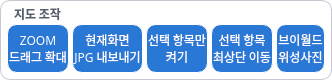
             <widget class="QGroupBox" name="groupBox">
              <property name="minimumSize">
               <size>
                <width>0</width>
                <height>0</height>
               </size>
              </property>
              <property name="maximumSize">
               <size>
                <width>16777215</width>
                <height>80</height>
               </size>
              </property>
              <property name="styleSheet">
               <string notr="true">QGroupBox {
    background-color: rgb(255, 255, 255);
    border: 1px solid rgb(200, 200, 210);
    border-radius: 10px;
    padding: 0px 0px;
}</string>
              </property>
              <property name="title">
               <string/>
              </property>
              <layout class="QGridLayout" name="gridLayout_10">
               <property name="leftMargin">
                <number>6</number>
               </property>
               <property name="topMargin">
                <number>5</number>
               </property>
               <property name="rightMargin">
                <number>6</number>
               </property>
               <property name="bottomMargin">
                <number>6</number>
               </property>
               <property name="spacing">
                <number>3</number>
               </property>
               <item row="2" column="2">
                <widget class="QPushButton" name="btn_select_layer">
                 <property name="sizePolicy">
                  <sizepolicy hsizetype="Expanding" vsizetype="Expanding">
                   <horstretch>0</horstretch>
                   <verstretch>0</verstretch>
                  </sizepolicy>
                 </property>
                 <property name="minimumSize">
                  <size>
                   <width>0</width>
                   <height>0</height>
                  </size>
                 </property>
                 <property name="maximumSize">
                  <size>
                   <width>10000</width>
                   <height>10000</height>
                  </size>
                 </property>
                 <property name="font">
                  <font>
                   <family>Noto Sans KR Medium</family>
                   <weight>50</weight>
                   <bold>false</bold>
                  </font>
                 </property>
                 <property name="styleSheet">
                  <string notr="true">/* 1. 기본 상태 */
QPushButton {
    color: rgb(255, 255, 255);
    background-color:  rgb(42,120,214);
    border: 1px solid rgb(255, 255, 255);
    border-radius: 10px;
    padding: 1px 1px;                    /*여백*/
}

/* 2. 마우스를 올렸을 때 (Hover) */
QPushButton:hover {
    background-color: rgb(109, 167, 242,0.8); /* 원래 색상보다 약간 밝게 */
}

/* 3. 버튼을 클릭했을 때 (Pressed) - 애니메이션 효과 대체 */
QPushButton:pressed {
    background-color: rgb(160, 196, 242);  /* 원래 색상보다 어둡게 해서 눌린 느낌 전달 */
    border: 2px solid rgb(50, 50, 50);  /* 테두리를 두껍게 하거나 선 색상을 어둡게 */
    padding-left: 3px;                    /* 텍스트가 미세하게 움직이는 효과 (선택사항) */
    padding-top: 3px;
}</string>
                 </property>
                 <property name="text">
                  <string>선택 항목만
켜기</string>
                 </property>
                </widget>
               </item>
               <item row="2" column="0">
                <widget class="QPushButton" name="btn_zoom">
                 <property name="sizePolicy">
                  <sizepolicy hsizetype="Expanding" vsizetype="Expanding">
                   <horstretch>0</horstretch>
                   <verstretch>0</verstretch>
                  </sizepolicy>
                 </property>
                 <property name="minimumSize">
                  <size>
                   <width>0</width>
                   <height>0</height>
                  </size>
                 </property>
                 <property name="maximumSize">
                  <size>
                   <width>10000</width>
                   <height>10000</height>
                  </size>
                 </property>
                 <property name="font">
                  <font>
                   <family>Noto Sans KR Medium</family>
                   <pointsize>9</pointsize>
                   <weight>50</weight>
                   <bold>false</bold>
                  </font>
                 </property>
                 <property name="styleSheet">
                  <string notr="true">/* 1. 기본 상태 */
QPushButton {
    color: rgb(255, 255, 255);
    background-color:  rgb(42,120,214);
    border: 1px solid rgb(255, 255, 255);
    border-radius: 10px;
    padding: 1px 1px;                    /*여백*/
}

/* 2. 마우스를 올렸을 때 (Hover) */
QPushButton:hover {
    background-color: rgb(109, 167, 242,0.8); /* 원래 색상보다 약간 밝게 */
}

/* 3. 버튼을 클릭했을 때 (Pressed) - 애니메이션 효과 대체 */
QPushButton:pressed {
    background-color: rgb(160, 196, 242);  /* 원래 색상보다 어둡게 해서 눌린 느낌 전달 */
    border: 2px solid rgb(50, 50, 50);  /* 테두리를 두껍게 하거나 선 색상을 어둡게 */
    padding-left: 3px;                    /* 텍스트가 미세하게 움직이는 효과 (선택사항) */
    padding-top: 3px;
}
</string>
                 </property>
                 <property name="text">
                  <string>ZOOM
드래그 확대</string>
                 </property>
                </widget>
               </item>
               <item row="2" column="4">
                <widget class="QPushButton" name="btn_Vworld_satellite">
                 <property name="sizePolicy">
                  <sizepolicy hsizetype="Expanding" vsizetype="Expanding">
                   <horstretch>0</horstretch>
                   <verstretch>0</verstretch>
                  </sizepolicy>
                 </property>
                 <property name="minimumSize">
                  <size>
                   <width>0</width>
                   <height>0</height>
                  </size>
                 </property>
                 <property name="maximumSize">
                  <size>
                   <width>10000</width>
                   <height>10000</height>
                  </size>
                 </property>
                 <property name="font">
                  <font>
                   <family>Noto Sans KR Medium</family>
                   <weight>50</weight>
                   <bold>false</bold>
                  </font>
                 </property>
                 <property name="styleSheet">
                  <string notr="true">/* 1. 기본 상태 */
QPushButton {
    color: rgb(255, 255, 255);
    background-color:  rgb(42,120,214);
    border: 1px solid rgb(255, 255, 255);
    border-radius: 10px;
    padding: 1px 1px;                    /*여백*/
}

/* 2. 마우스를 올렸을 때 (Hover) */
QPushButton:hover {
    background-color: rgb(109, 167, 242,0.8); /* 원래 색상보다 약간 밝게 */
}

/* 3. 버튼을 클릭했을 때 (Pressed) - 애니메이션 효과 대체 */
QPushButton:pressed {
    background-color: rgb(160, 196, 242);  /* 원래 색상보다 어둡게 해서 눌린 느낌 전달 */
    border: 2px solid rgb(50, 50, 50);  /* 테두리를 두껍게 하거나 선 색상을 어둡게 */
    padding-left: 3px;                    /* 텍스트가 미세하게 움직이는 효과 (선택사항) */
    padding-top: 3px;
}</string>
                 </property>
                 <property name="text">
                  <string>브이월드
위성사진</string>
                 </property>
                </widget>
               </item>
               <item row="1" column="0">
                <widget class="QLabel" name="label">
                 <property name="maximumSize">
                  <size>
                   <width>16777215</width>
                   <height>15</height>
                  </size>
                 </property>
                 <property name="font">
                  <font>
                   <family>Noto Sans KR</family>
                   <weight>75</weight>
                   <bold>true</bold>
                  </font>
                 </property>
                 <property name="styleSheet">
                  <string notr="true">QLabel {
    font-weight: bold;
    color: rgb(85, 93, 109);
    padding-left: 4px;
}
</string>
                 </property>
                 <property name="text">
                  <string>지도 조작</string>
                 </property>
                </widget>
               </item>
               <item row="2" column="1">
                <widget class="QPushButton" name="btn_jpg_export">
                 <property name="sizePolicy">
                  <sizepolicy hsizetype="Expanding" vsizetype="Expanding">
                   <horstretch>0</horstretch>
                   <verstretch>0</verstretch>
                  </sizepolicy>
                 </property>
                 <property name="minimumSize">
                  <size>
                   <width>0</width>
                   <height>0</height>
                  </size>
                 </property>
                 <property name="maximumSize">
                  <size>
                   <width>10000</width>
                   <height>10000</height>
                  </size>
                 </property>
                 <property name="font">
                  <font>
                   <family>Noto Sans KR Medium</family>
                   <pointsize>9</pointsize>
                   <weight>50</weight>
                   <bold>false</bold>
                  </font>
                 </property>
                 <property name="styleSheet">
                  <string notr="true">/* 1. 기본 상태 */
QPushButton {
    color: rgb(255, 255, 255);
    background-color:  rgb(42,120,214);
    border: 1px solid rgb(255, 255, 255);
    border-radius: 10px;
    padding: 1px 1px;                    /*여백*/
}

/* 2. 마우스를 올렸을 때 (Hover) */
QPushButton:hover {
    background-color: rgb(109, 167, 242,0.8); /* 원래 색상보다 약간 밝게 */
}

/* 3. 버튼을 클릭했을 때 (Pressed) - 애니메이션 효과 대체 */
QPushButton:pressed {
    background-color: rgb(160, 196, 242);  /* 원래 색상보다 어둡게 해서 눌린 느낌 전달 */
    border: 2px solid rgb(50, 50, 50);  /* 테두리를 두껍게 하거나 선 색상을 어둡게 */
    padding-left: 3px;                    /* 텍스트가 미세하게 움직이는 효과 (선택사항) */
    padding-top: 3px;
}</string>
                 </property>
                 <property name="text">
                  <string>현재화면
JPG 내보내기</string>
                 </property>
                </widget>
               </item>
               <item row="2" column="3">
                <widget class="QPushButton" name="btn_select_layer_up">
                 <property name="sizePolicy">
                  <sizepolicy hsizetype="Expanding" vsizetype="Expanding">
                   <horstretch>0</horstretch>
                   <verstretch>0</verstretch>
                  </sizepolicy>
                 </property>
                 <property name="minimumSize">
                  <size>
                   <width>0</width>
                   <height>0</height>
                  </size>
                 </property>
                 <property name="maximumSize">
                  <size>
                   <width>10000</width>
                   <height>10000</height>
                  </size>
                 </property>
                 <property name="font">
                  <font>
                   <family>Noto Sans KR Medium</family>
                   <weight>50</weight>
                   <bold>false</bold>
                  </font>
                 </property>
                 <property name="styleSheet">
                  <string notr="true">/* 1. 기본 상태 */
QPushButton {
    color: rgb(255, 255, 255);
    background-color:  rgb(42,120,214);
    border: 1px solid rgb(255, 255, 255);
    border-radius: 10px;
    padding: 1px 1px;                    /*여백*/
}

/* 2. 마우스를 올렸을 때 (Hover) */
QPushButton:hover {
    background-color: rgb(109, 167, 242,0.8); /* 원래 색상보다 약간 밝게 */
}

/* 3. 버튼을 클릭했을 때 (Pressed) - 애니메이션 효과 대체 */
QPushButton:pressed {
    background-color: rgb(160, 196, 242);  /* 원래 색상보다 어둡게 해서 눌린 느낌 전달 */
    border: 2px solid rgb(50, 50, 50);  /* 테두리를 두껍게 하거나 선 색상을 어둡게 */
    padding-left: 3px;                    /* 텍스트가 미세하게 움직이는 효과 (선택사항) */
    padding-top: 3px;
}</string>
                 </property>
                 <property name="text">
                  <string>선택 항목
최상단 이동</string>
                 </property>
                </widget>
               </item>
              </layout>
             </widget>
